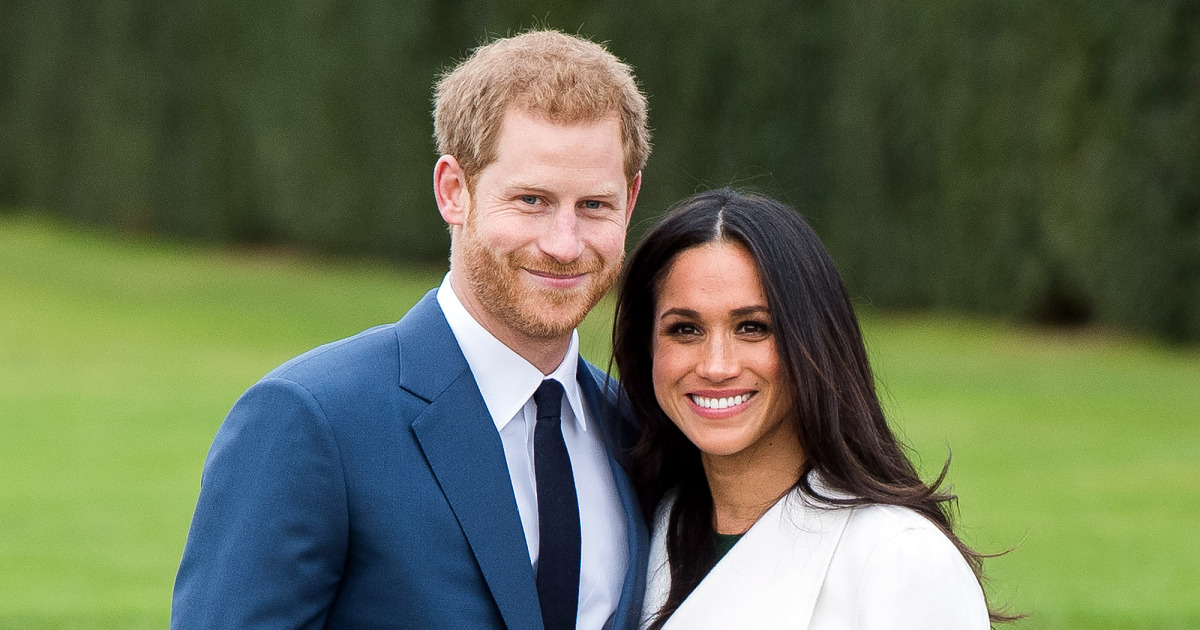
#> input picture pessoas/prince.jpg, 1200 x 630 px
$ python facial_detector.py
#> lines starting #> are read from the running program, lines starting #| are printed output that depends on the picture; after the words box and inside, x2 and y2 are one past the last pixel; in counts of white or black regions, pixels touching at a corner belong together
import cv2

classificador = cv2.CascadeClassifier('cascades\haarcascade_frontalface_default.xml')

# [12 lines of commented-out code are left out]
imagem = cv2.imread('pessoas/prince.jpg')
#> imagem is the input picture: shape (630, 1200, 3); mean B, G, R 82.3, 109.7, 100.3


imagemCinza = cv2.cvtColor(imagem, cv2.COLOR_BGR2GRAY)
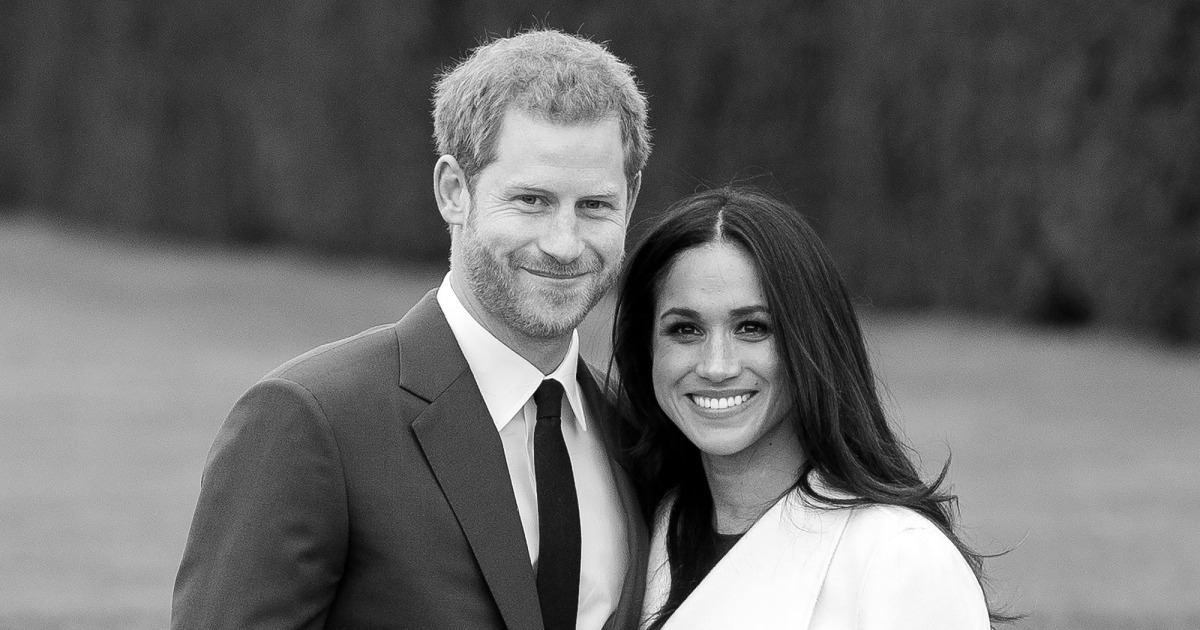
#> imagemCinza: shape (630, 1200); min 0, max 255, mean 103.8

facesDetectadas = classificador.detectMultiScale(imagemCinza, scaleFactor=1.1, minNeighbors=9, minSize=(30,30))
#> facesDetectadas = [[623, 260, 178, 178], [468, 134, 185, 185]]
# quantidade de faces na imagem
print(len(facesDetectadas))
#| 2
#X, Y, largura e altura da imagem (da face) - cada linha é uma face
print(facesDetectadas)
#| [[623 260 178 178]
#|  [468 134 185 185]]

for (x, y, l, a) in facesDetectadas:
    #print(x, y, l, a)
    cv2.rectangle(imagem, (x, y), (x + l, y + a), (0, 0, 255), 2)
#> this loop made 2 passes
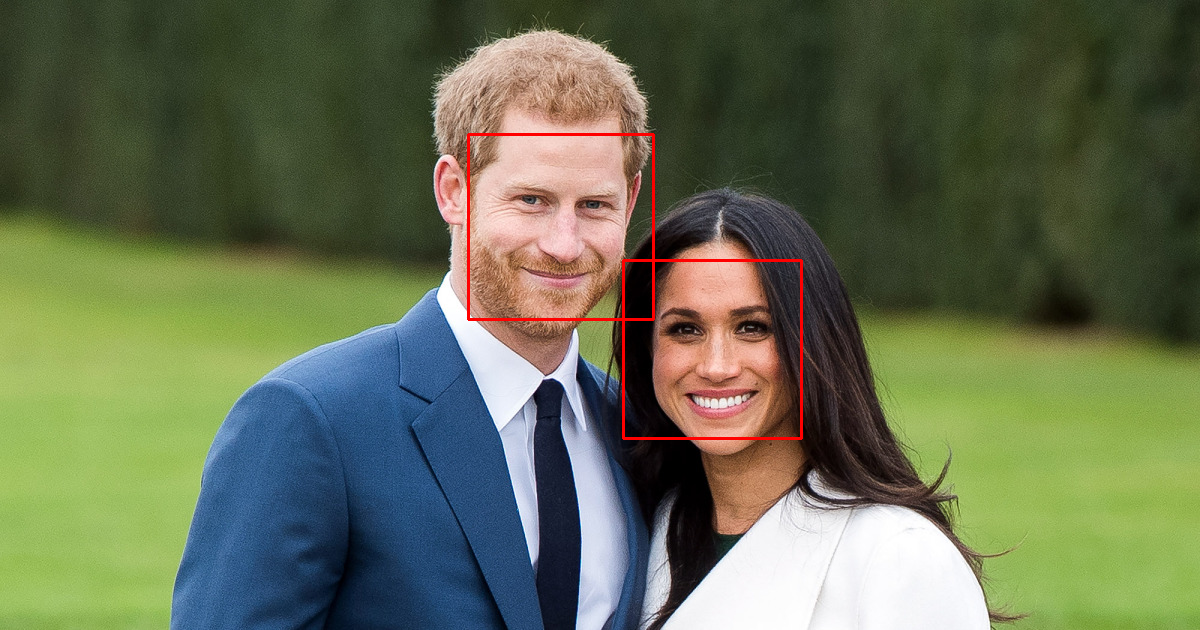
#> imagem: shape (630, 1200, 3); 0.57% of pixels changed, all inside (x1, y1, x2, y2) = (467, 133, 803, 440)
    #(x,y) = posição original
    #(x + l, y + a) = onde quero desenhar a borda

cv2.imshow("Faces encontradas", imagem)
cv2.waitKey()

$ run again, with pessoas/pessoas1.jpg copied over pessoas/prince.jpg
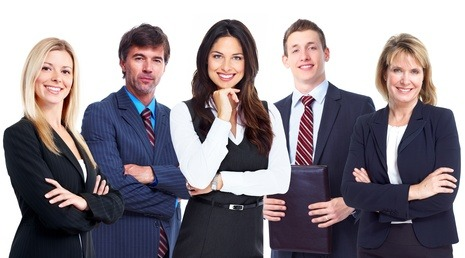
#> input picture pessoas/pessoas1.jpg, 465 x 258 px
#> imagem is the input picture: shape (258, 465, 3); mean B, G, R 141.5, 134.9, 142.7
#> `imagemCinza = cv2.cvtColor(imagem, cv2.COLOR_BGR2GRAY)`:
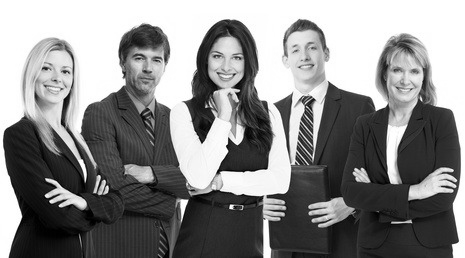
#> imagemCinza: shape (258, 465); min 0, max 255, mean 138
#> facesDetectadas = [[280, 29, 48, 48], [201, 37, 51, 51], [121, 37, 54, 54], [380, 51, 51, 51], [30, 49, 52, 52]]
#| 5
#| [[280  29  48  48]
#|  [201  37  51  51]
#|  [121  37  54  54]
#|  [380  51  51  51]
#|  [ 30  49  52  52]]
#> the loop `for (x, y, l, a) in facesDetectadas:` made 5 passes
#> after the loop `for (x, y, l, a) in facesDetectadas:`:
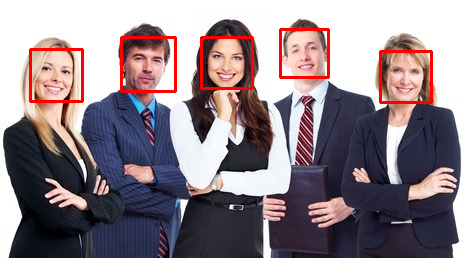
#> imagem: shape (258, 465, 3); 2.54% of pixels changed, all inside (x1, y1, x2, y2) = (29, 28, 433, 104)
